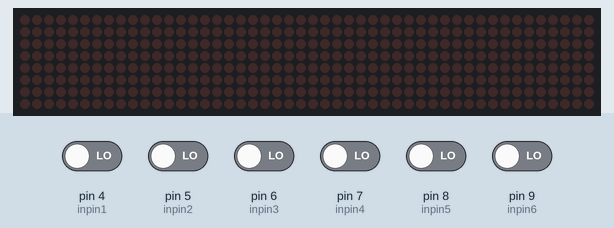
Recording of a sketch running on a simulated Arduino Uno, built with avr-gcc and run on an emulated ATmega328P. Shown: 48×8 LED matrix. The test bench sets the inputs (shaded band); at power-on: pin 4 (inpin1), pin 5 (inpin2), pin 6 (inpin3), pin 7 (inpin4), pin 8 (inpin5), pin 9 (inpin6) LOW. Random numbers use the default seed unless the sketch sets one; what the sketch prints to the serial monitor is not drawn.

Above: at 4.0 s.
4.1 s: pin 5 (inpin2) driven HIGH
At 6.2 s:
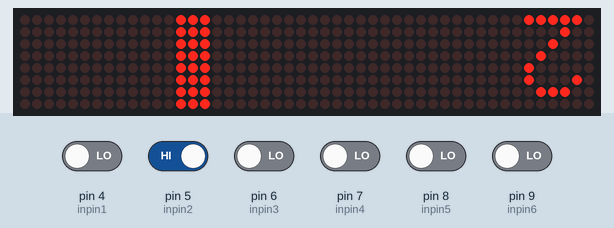
6.3 s: pin 4 (inpin1) driven HIGH
At 8.7 s:
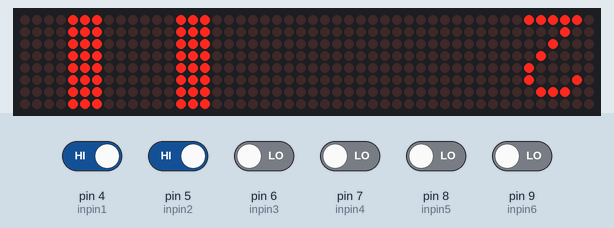
9.0 s: pin 6 (inpin3) driven HIGH
At 11.2 s:
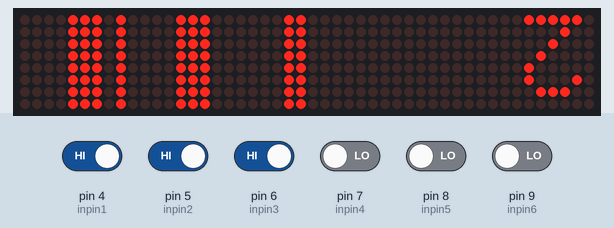
14.2 s: pin 7 (inpin4) driven HIGH
At 16.3 s:
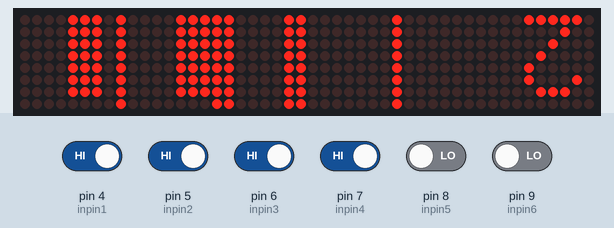
17.4 s: pin 8 (inpin5) driven HIGH
At 19.6 s:
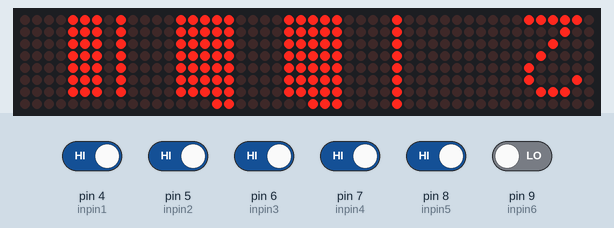
20.4 s: pin 9 (inpin6) driven HIGH
At 22.5 s:
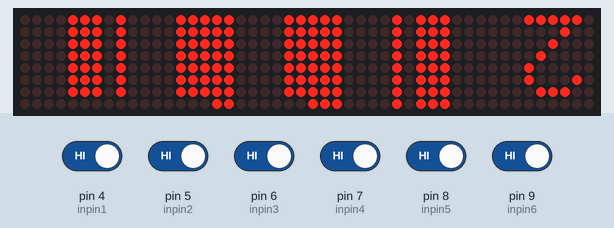

Measured:
- after the input at 6.3 s, the display: first changes after 0.57 s (image 2 shows a later state)

The sketch:

bigboattimerv1.ino
```cpp
/* Boat monitor v1 26 October 2016 BNJ
  This displays six 3 column columns each seperated buy 4 blank columns
  UPDATE HISTORY

*/

//include the LC library
#include "LedControl.h"

/*
  LedControl Pins
  pin 12 is connected to the DataIn
  pin 11 is connected to the CLK
  pin 10 is connected to LOAD
  single MAX72XX.
*/
// modify here for boat number to be displayed 12,11,10,6
LedControl lc = LedControl(12, 11, 10, 6);

#define inpin1  4
#define inpin2  5
#define inpin3  6
#define inpin4  7
#define inpin5  8
#define inpin6  9
int disNum = 0;
int nextBoat = 0;
int bestBoat = 0;
int ipflag [6] = {0, 0, 0, 0, 0, 0};
int oldipflag [6] = {0, 0, 0, 0, 0, 0};
int firstcol[6] =   {4, 5, 6, 7,  0, 1};
int secondCol[6] =  {5, 6, 7, 0, 1, 2};
int thirdcol[6] =   {6, 7, 0, 1, 2, 3 };
float stepTime = 10;
int onTime = 80;
//          test values to give shorter runs - comment out as required
int testFlag = 1;
float runtime [6] = {0, 0, 0, 0, 0, 0};
float oldruntime [6] = {0, 0, 0, 0, 0, 0};
float oldsystime;
float cycletime;
float inctime;
float xt;
int cyclelength = 1000; // milliseconds
int boatlu[3][6] = {0, 1, 2, 3, 3, 4,
                    0, 1, 2, 2, 3, 4,
                    0, 1, 1, 2, 3 , 4
                   };
int barlvl[6] = {0, 0, 0, 0, 0, 0};
int oldbarlvl[6] = {1, 1, 1, 1, 1, 1};
int state = 0;
int clearflag[6] = {0, 0, 0, 0, 0, 0};
//                                              Digit definition array
byte numberDef [6][8] = {B00011100, B00001000, B00001000, B00001000, B00001000, B00001100, B00001000, B00000000,
                         B00111110, B00000100, B00001000, B00010000, B00100000, B00100010, B00011100, B00000000,
                         B00011100, B00100010, B00100000, B00010000, B00001000, B00010000, B00111110, B00000000,
                         B00010000, B00010000, B00111110, B00010010, B00010100, B00011000, B00010000, B00000000,
                         B00011100, B00100010, B00100000, B00100000, B00011110, B00000010, B00111110, B00000000,
                         B00011100, B00100010, B00100010, B00011110, B00000010, B00000100, B00011000, B00000000
                        };

byte letterDef [4][8] = {B00111110, B01000001, B01000001, B01110001, B00000001, B00000001, B01000010, B00111100,
                         B01000001, B01000001, B01000001, B01000001, B01001001, B01010101, B01100011, B01000001,
                         B01111110, B00000010, B00000010, B00000010, B00011110, B00000010, B00000010, B01111110,
                         B00111100, B01000010, B01000000, B00110000, B00001100, B00000010, B01000010, B00111100
                        };
byte andMask [8] = {B00000001, B00000011, B00000111, B00001111, B00011111, B00111111, B01111111, B11111111
                   };
byte opBuffer [4][8] = {  B00000000, B00000000, B00000000, B00000000, B00000000, B00000000, B00000000, B00000000,
                          B00000000, B00000000, B00000000, B00000000, B00000000, B00000000, B00000000, B00000000,
                          B00000000, B00000000, B00000000, B00000000, B00000000, B00000000, B00000000, B00000000,
                          B00000000, B00000000, B00000000, B00000000, B00000000, B00000000, B00000000, B00000000
                       };
int panIndex;
int colIndex;
int rowIndex;

void setup() {
  /* we always wait a bit between updates of the display */
  // brightness setting set low for battery demos= 0;
  int disLit = 4;
  /*
    The MAX72XX is in power
    -saving mode on startup,
    we have to do a wakeup call
  */
  // using the 4 panel display disNum indicates the panel to be used
  for (int disnum = 0 ; disnum < 8 ; disnum++)
  {

    lc.shutdown(disnum, false);
    /* Set the brightness to a medium values */
    lc.setIntensity(disnum, disLit);
    /* and clear the display */
    lc.clearDisplay(disnum);
  }
  // enable use of serial monitor
  Serial.begin(115200);
  /*
    each  panel displays two 'fuel gauge'  columns for 2 boats a 3 pixel column for each boat

    When the fuel gauge reaches is minimum the lowest level bar stays on until the external tx line goes low.

    The boat number of the  boat with the lowest fuel level is shown on the right hand panel.
  */
  pinMode(inpin1, INPUT);
  pinMode(inpin2, INPUT);
  pinMode(inpin3, INPUT);
  pinMode(inpin4, INPUT);
  pinMode(inpin5, INPUT);
  pinMode(inpin6, INPUT);
  if (testFlag > 0)
  {
   // stepTime = 39;
   // onTime = 312;
  }
}
// Control loop
void loop() {
  /* timming control assumes a promgram cycle time of 1 second varying the delay time to compensate
    for varitations in the actual cycle time.  Note we could move to a two  second cycle time if required. */

  oldsystime = millis();

  //                                    check input states.
  for (int x = 0; x < 6; x++) {
    ipflag[x] = digitalRead (x + 4);
    if (ipflag[x] == 1)
    {
      //                                setup the boatnumber on the display
      chnext ();
      //                                calculate the runtime in milliseconds
      runtime[x] = runtime[x] + 1;
      //                                limit the runtime too permitted on time.
      if (runtime[x] > onTime) runtime[x] = onTime;
      //                             generate the bar display initialising if required
      if (ipflag[x] != oldipflag[x])      initdisplay (x);
      oldipflag[x] = ipflag[x];
      bardisplay(x);
    }
    else
    {
      cleardis(x);
      barlvl[x] = 0;
      runtime[x] = 0;
      oldipflag [x] = 0;
      nextBoat = 0;
      if ( bestBoat == x)
      {
        //       +-+_+_+_+_+_ reinstate the following line
          lc.clearDisplay(5);
        bestBoat = 0;
      }
    }
  }
  //          workout the code execution time and adjust to give a 1 second cycle time
  if (ipFlagchk() < 1) scrnSave();
  xt = millis();
  cycletime = (xt - oldsystime);
  Serial.print("cycle length = ");
  Serial.println(cycletime);
  Serial.print("   ");
  Serial.print(ipFlagchk());
  Serial.print("    ");


  if (cycletime < cyclelength)  delay(cyclelength - cycletime);

}

//                          USER FUCTIONS

//                              Check time left and update display
void bardisplay(int boatid)
{
  if (runtime[boatid] < onTime)
  {
    calclvl(boatid);
    xupdate(boatid, firstcol[boatid], barlvl[boatid]);
  }
}
//                                                  delete a bar
void xupdate(int boat, int col , int level)
{
  {
    level = 8 - level;
    int x = firstcol[boat];
    int y = secondCol[boat];
    int z = thirdcol[boat];
    lc.setLed(boatlu[0][boat], level, x, state);
    delay (25);
    lc.setLed(boatlu[1][boat], level, y, state);
    delay (25);
    lc.setLed(boatlu[2][boat], level, z, state);
    delay (25);
  }
  //                                       calculate number of bars required
}
void calclvl(int boatid)
{
  int x = runtime[boatid];
  barlvl[boatid] = x / stepTime;
}
//                                            clear a column of 8 bars
void cleardis(int boatid)
{
  int x;
  if (clearflag[boatid] > 0 )
  {
    x = firstcol[boatid];
    int y = secondCol[boatid];
    int z = thirdcol[boatid];
    for (int p = 0; p < 8; p++) {
      lc.setLed(boatlu[0][boatid], p, x, false);
      delay(25);
      lc.setLed(boatlu[1][boatid], p, y, false);
      delay(25);
      lc.setLed(boatlu[2][boatid], p, z, false);
      delay(25);
      clearflag[boatid] = 0;
    }
  }
}
//                                              set up  a column of 8 bars
void initdisplay(int boatid)
{
  int x = firstcol[boatid];
  int y = secondCol[boatid];
  int z = thirdcol[boatid];
  for (int p = 0; p < 8; p++) {
    lc.setLed(boatlu[0][boatid], p, x, true);
    delay(30);
    lc.setLed(boatlu[1][boatid], p, y, true);
    delay(30);
    lc.setLed(boatlu[2][boatid], p, z, true);
    delay(30);
    clearflag[boatid] = 1;
  }
}
//                                             Select next boat too finish
void chnext()
{
  if (nextBoat < 1) {
    for (int x = 0; x < 6; x++) {
      if (runtime[x] > nextBoat && (ipflag[x] > 0))
      { nextBoat = runtime[x];
        bestBoat = x;
        Serial.print(nextBoat);
        Serial.print("     ");
        Serial.println(x);
        Serial.println(ipFlagchk());
      }
    }
    boatNum(bestBoat);
  }
}
//                                              display boat number
void boatNum (int boatid)
{
  //#-#-#-#-#-#-#-#--# remove /* */ around the next two lines and delete this
   for (int row = 0; row < 8; row++)
     lc.setRow(5, row, numberDef [boatid] [row]);
}
int ipFlagchk()
{
  int aCc = 0 ;
  //int result ;
  for (int x = 0 ; x < 6; x++)
  {
    aCc = aCc + ipflag [x];
  }
  //  Serial.println(aCc);
  return aCc;
}
//                      screen saver  random single dot
void scrnSave() {
  //logoscn();
  //}

  // note (dTime x dCount) should = 925 or there abouts
  int  dTime = 44;
  int dCount = 18;
  int x = random(8);
  int y = random(8);
  //'-'-'-'-'--'-'-'-'-'-'-'-'-'-'-'-change p = 8 to include boat number display
  int p = random(8);
  //                          use a fixed P to select a single panel  0 1 2 3
  // int p = 3;
  for (int d = 0 ; d < dCount; d++)
  {

    lc.setLed(p, y, x, true);
    delay(dTime);
   // for (int c = 0;  c < 5; c++);
  //  {
  //    x = random(8);
   //   y = random(8);
      //  p = random (5);
      lc.setLed(p, y, x, false);
      delay(dTime);
  //  }
    x = random(8);
    y = random(8);
    //'-'-'-'-'--'-'-'-'-'-'-'-'-'-'-'-change p = 6 to include boat number display
      p = random (8);
    // p = 3;
  }
}
void logoscn ()
{
  Serial.print("Hi");

  for (panIndex = 3; panIndex = 0; panIndex--)
  { Serial.print("Hi");
    for (int colIndex = 0; colIndex < 8; colIndex++)
    { Serial.print("Hi");
      opBuffer[panIndex][colIndex] = (letterDef[colIndex] && andMask[colIndex]);
      lc.setRow(panIndex, colIndex, opBuffer);
      delay(50);
      Serial.print(panIndex);
      Serial.println("hello");
    }


  }
}
```
